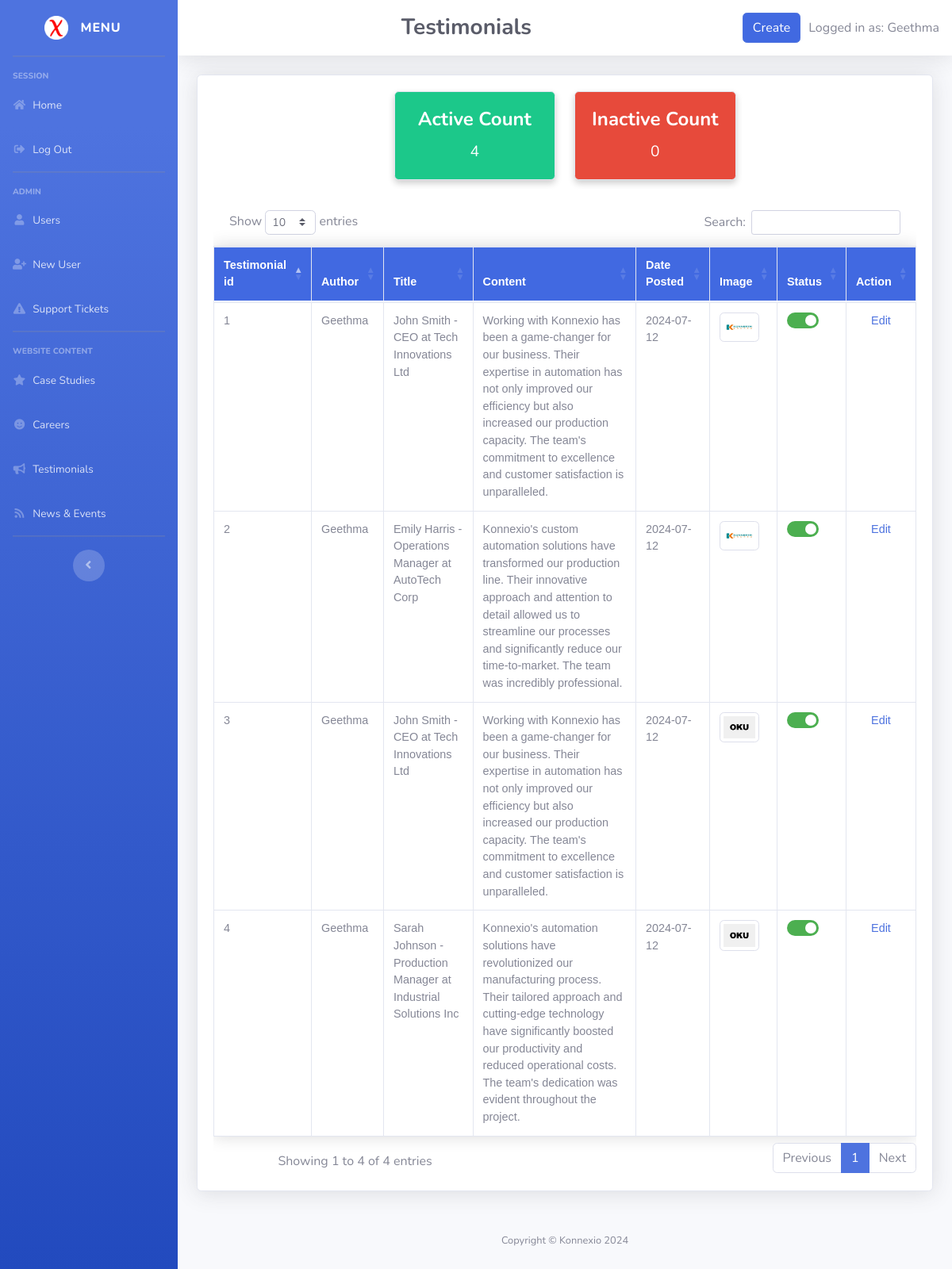
/admin_page/Testimonials.php (signed in), run on the app's committed database.
### tables this page shows
CREATE TABLE `testimonial` (
  `testimonial_id` int(11) NOT NULL,
  `userid` int(11) NOT NULL,
  `title` varchar(255) DEFAULT NULL,
  `content` text DEFAULT NULL,
  `posted_date` date DEFAULT current_timestamp(),
  `image` varchar(255) DEFAULT NULL,
  `isactive` tinyint(1) NOT NULL DEFAULT 1,
  `last_updated_date` datetime DEFAULT NULL
);

CREATE TABLE `user` (
  `userid` int(11) NOT NULL,
  `first_name` varchar(255) NOT NULL,
  `last_name` varchar(255) NOT NULL,
  `roleid` int(11) NOT NULL,
  `contact_no` bigint(11) DEFAULT NULL,
  `email` varchar(255) DEFAULT NULL,
  `Gender` varchar(255) DEFAULT NULL,
  `Address` varchar(255) DEFAULT NULL,
  `isactive` tinyint(1) NOT NULL DEFAULT 1,
  `last_updated_date` datetime DEFAULT NULL
);

### admin_page/AdminPagesBody.php (the view, shortened to what this page needs)
<?php
$pageName = basename($_SERVER['PHP_SELF']);
$pagesToHideCreateButton = ['UserManagement.php', 'SupportTicket.php'];
$hideCreateButton = in_array($pageName, $pagesToHideCreateButton);
?>
<!DOCTYPE html>
<html lang="en">
<head>
    <link rel="stylesheet" href="https://stackpath.bootstrapcdn.com/bootstrap/4.5.2/css/bootstrap.min.css">
    <link rel="stylesheet" href="https://cdn.datatables.net/1.10.25/css/dataTables.bootstrap4.min.css">
</head>
<body>
<div id="wrapper">
    <?php include 'Sidebar.php'; ?>
    <div id="content-wrapper" class="d-flex flex-column">
        <div id="content">
            <nav class="navbar navbar-expand navbar-light bg-white topbar mb-4 static-top shadow">
            <div class="container-fluid">
                    <h3 class="m-0 font-weight-bold text-dark"><?php echo $tableName; ?></h3>
                    <div class="top-right justify-content-right">
                        <?php if (!$hideCreateButton): ?>
                            <a href="<?php echo $createButtonUrl; ?>" class="btn btn-primary btn-create">Create</a>
                        <?php endif; ?>
                        <span>Logged in as: <?php echo $_SESSION['first_name']; ?></span>
                    </div>
            </div>
            </nav>
            <div class="container-fluid">
				<div class="card shadow mb-4">
					<div class="card-body">
                        <div class="row justify-content-center mb-4">
                            <div class="col-sm-3 mb-1">
                                <div class="card text-white bg-success rounded">
                                    <div class="card-body">
                                        <h5 class="card-title"><?php echo isset($activeUsers) ? 'Active Users' : 'Active Count'; ?></h5>
                                        <p class="card-text"><?php echo $activeCount; ?></p>
                                    </div>
                                </div>
                            </div>
                            <div class="col-sm-3 mb-1">
                                <div class="card text-white bg-danger rounded">
                                    <div class="card-body">
                                        <h5 class="card-title"><?php echo isset($activeUsers) ? 'Deactivated Users' : 'Inactive Count'; ?></h5>
                                        <p class="card-text"><?php echo $inactiveCount; ?></p>
                                    </div>
                                </div>
                            </div>
                        </div>
                        <div class="table-responsive">
                            <?php
                                echo '<table class="table table-bordered dataTable styled-table" id="dataTable" width="100%" cellspacing="0" >
                                        <thead>
                                            <tr>';
                                                foreach ($tableTitles as $title) {
                                                    echo '<th scope="col">'.$title.'</th>';
                                                }
                                                if ($tableDbName != 'support_ticket') {
                                                    echo '<th scope="col">Action</th>';
                                                }
                                            echo'</tr>
                                        </thead>
                                        <tbody>';
                                while ($row = $result->fetch_assoc()) {
                                    echo '<tr>';
                                    foreach ($tableColumnNames as $columnName) {
										$columnNameWithoutAlias = str_replace('cs.', '', $columnName);
										$columnNameWithoutAlias = str_replace('r.', '', $columnNameWithoutAlias);
										$columnNameWithoutAlias = str_replace('cr.', '', $columnNameWithoutAlias);
                                        echo '<td class="left-align">';
                                        if ($columnNameWithoutAlias === 'image') {
                                            $imagePath = 'upload/'.$row[$columnNameWithoutAlias];
                                            echo '<a href="#" class="thumbnail-link" data-toggle="modal" data-target="#imageModal" data-image="'.$imagePath.'">';
                                            echo '<img src="'.$imagePath.'" alt="image" class="img-thumbnail">';
                                            echo '</a>';
                                        } elseif ($columnNameWithoutAlias === 'isactive') {
											echo '<label class="switch">';
											echo '<span class="slider round"></span>';
											echo '</label>';
										} elseif ($columnNameWithoutAlias === 'form') {
											$scriptData = $row['form'];
											echo htmlspecialchars($scriptData);
									    } else {
                                            echo $row[$columnNameWithoutAlias];
                                        }
                                        echo '</td>';
                                    }
									if ($tableDbName != 'support_ticket') {
										echo '<td><a href="' . $editButtonUrl . '?id='.$row[$tablePrimaryKey].'">Edit</a></td>';
									}
									echo '</tr>';
								}
                                echo '</tbody>
                                    </table>';
                            ?>
                        </div>
                    </div>
                </div>
            </div>
        </div>
        <footer class="sticky-footer">
            <div class="container my-auto">
                <div class="copyright text-center my-auto">
                    <span>Copyright &copy; Konnexio 2024</span>
                </div>
            </div>
        </footer>
    </div>
</div>
<?php include 'ReferencesBottom.php'?>
</body>
</html>

### admin_page/AdminPagesBody.php (style rules this page uses)
.switch { position: relative; display: inline-block; width: 40px; height: 20px; }
.slider { position: absolute; cursor: pointer; top: 0; left: 0; right: 0; bottom: 0; background-color: #FF0000; transition: .4s; border-radius: 20px; }
.slider:before { position: absolute; content: ""; height: 14px; width: 14px; left: 3px; bottom: 3px; background-color: white; transition: .4s; border-radius: 50%; }
input:checked + .slider { background-color: #4CAF50; }
input:checked + .slider:before { transform: translateX(20px); }
.card { box-shadow: 0 4px 8px 0 rgba(0,0,0,0.2); transition: 0.3s; border: none; border-radius: 25px; }
.card-body { padding: 15px; text-align: center; }
.card-title { font-size: 1.5em; font-weight: bold; }
.card-text { font-size: 1.2em; }
.img-thumbnail { width: 50px; height: 50px; object-fit: cover; }
.left-align { text-align: left; }
table.dataTable thead th { font-weight: bold; color: white; text-align: left; }
.top-right { display: flex; justify-content: flex-end; align-items: center; gap: 10px; }
.top-right .btn-create { background-color: #4169E1; color: #fff; }
table.dataTable tbody td { border-radius: 0px; }
.styled-table { border-collapse: collapse; margin: 25px 0; font-size: 0.9em; font-family: sans-serif; min-width: 400px; box-shadow: 0 0 20px rgba(0, 0, 0, 0.15); }
.styled-table thead tr { background-color: #4169E1; color: #ffffff; text-align: left; }

### data on the page
testimonial: testimonial_id "1", userid.first_name "Geethma", title "John Smith - CEO at Tech Innovations Ltd", content "Working with Konnexio has been a game-changer for our business. Their expertise in automation has not only improved our efficiency but also increased our production capacity. The team's commitment to excellence and customer satisfaction is unparalleled.", posted_date "2024-07-12", image (picture)
testimonial: testimonial_id "2", userid.first_name "Geethma", title "Emily Harris - Operations Manager at AutoTech Corp", content "Konnexio's custom automation solutions have transformed our production line. Their innovative approach and attention to detail allowed us to streamline our processes and significantly reduce our time-to-market. The team was incredibly professional.", posted_date "2024-07-12", image (picture)
testimonial: testimonial_id "3", userid.first_name "Geethma", title "John Smith - CEO at Tech Innovations Ltd", content "Working with Konnexio has been a game-changer for our business. Their expertise in automation has not only improved our efficiency but also increased our production capacity. The team's commitment to excellence and customer satisfaction is unparalleled.", posted_date "2024-07-12", image (picture)
testimonial: testimonial_id "4", userid.first_name "Geethma", title "Sarah Johnson - Production Manager at Industrial Solutions Inc", content "Konnexio's automation solutions have revolutionized our manufacturing process. Their tailored approach and cutting-edge technology have significantly boosted our productivity and reduced operational costs. The team's dedication was evident throughout the project.", posted_date "2024-07-12", image (picture)

### other printed values
$tableName "Testimonials"
$_SESSION['first_name'] "Geethma"
$activeCount "4"
$inactiveCount "0"
$title "Testimonial id"
$title "Author"
$title "Title"
$title "Content"
$title "Date Posted"
$title "Image"
$title "Status"
